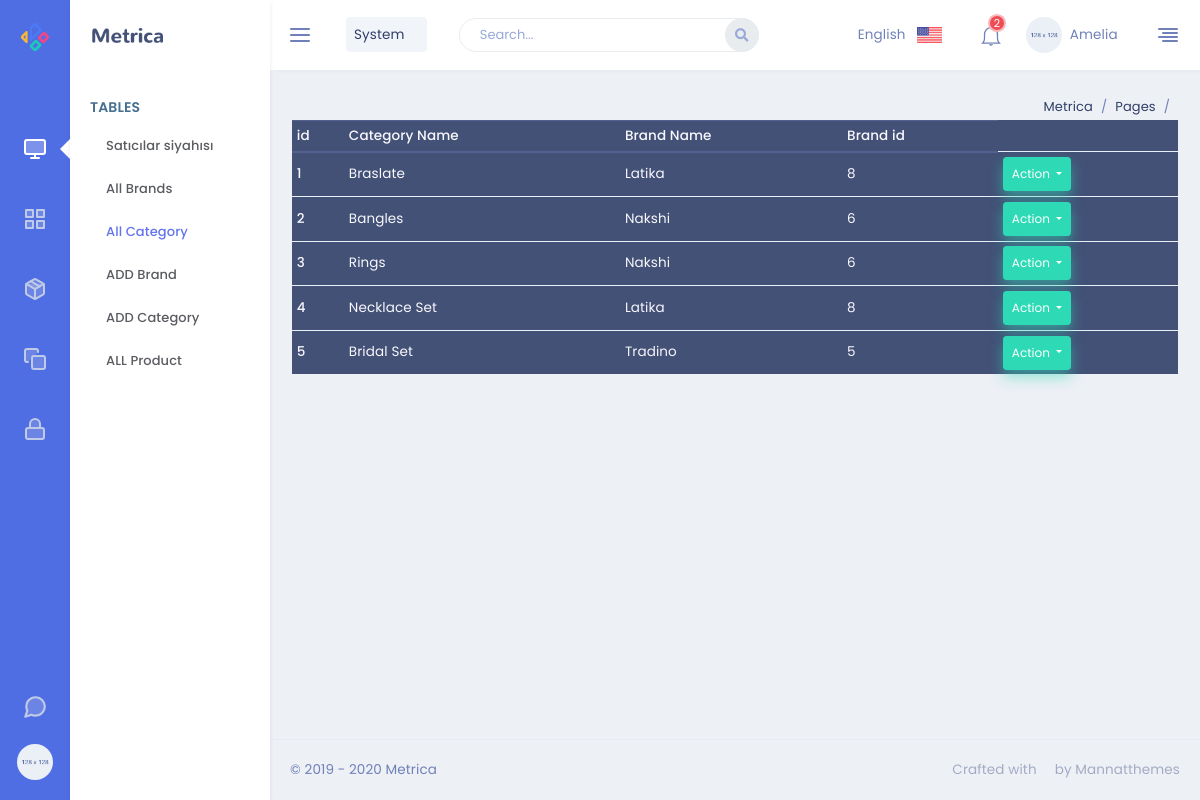
The page /admin/Category (signed in) on the database its author committed.
### Shop/collection/models.py (models this page shows)
class Category(db.Model):
    Category_id = db.Column(db.Integer, primary_key=True)
    CategoryName = db.Column(db.String(30), unique=True, nullable=False)
    products = db.relationship('Products', backref='category', lazy=True)
    brand_id=db.Column(db.Integer,db.ForeignKey('brand.Brand_id'), nullable=False)

class Brand(db.Model):
    Brand_id = db.Column(db.Integer, primary_key=True)
    BrandName = db.Column(db.String(30),unique=True,  nullable=False )
    Categories = db.relationship('Category', backref='brand', lazy=True)
    products = db.relationship('Products', backref='brand', lazy=True)

### Shop/Dashboard/routes.py (the view)
@app.route('/admin/Category', methods=['GET', 'POST'])
@login_required
def Categories():
    cats=Category.query.all()
    if current_user.email == "zaur.gyshv@gmail.com":
        return render_template('admin/Category.html',cats=cats)
    else:
        abort(403)
    return render_template('admin/Category.html' )

### Shop/Dashboard/models.py (called while the page is built)
@login_manager.user_loader
def load_user(user_id):
    return User.query.get(int(user_id))

### Shop/templates/admin/Category.html (shortened to what this page needs)
{% extends 'admin.html' %}
{% block content %}
<table class="table table-sm table-dark">
    <thead>
      <tr>
        <th scope="col">id</th>
        <th scope="col">Category Name</th>
        <th scope="col">Brand Name</th>
        <th scope="col">Brand id</th>
      </tr>
    </thead>
    <tbody>
      {% for cat in cats %}
      <tr>
        <th scope="row">{{cat.Category_id}}</th>
        <td>{{cat.CategoryName}}</td>
        <td>{{cat.brand.BrandName}}</td>
        <td>{{cat.brand_id}}</td>
        <td>
        <div class="btn-group">
        <button type="button" class="btn btn-success btn-sm dropdown-toggle" data-toggle="dropdown" aria-haspopup="true" aria-expanded="false">
        Action
        </button>
         </div>
        </td>
      </tr>
      {% endfor %}
    </tbody>
  </table>
  {% endblock content %}

### Shop/static/myFiles/css/style.css (style rules this page uses)
html, body, div, span, applet, object, iframe, h1, h2, h3, h4, h5, h6, p, blockquote, pre, a, abbr, acronym, address, big, cite, code, del, dfn, em, img, ins, kbd, q, s, samp, small, strike, strong, sub, sup, tt, var, b, u, i, center, dl, dt, dd, ol, ul, li, fieldset, form, label, legend, table, caption, tbody, tfoot, thead, tr, th, td, article, aside, canvas, details, embed, figure, figcaption, footer, header, hgroup, menu, nav, output, ruby, section, summary, time, mark, audio, video { margin: 0; padding: 0; border: 0; font-size: 100%; font: inherit; vertical-align: baseline; text-decoration: none !important; }
body { line-height: 1; }
table { border-collapse: collapse; border-spacing: 0; }
.active { color: #d2aa5c; text-decoration: none; }
body { font-family: 'Montserrat', sans-serif; background-color: #fff; }

### rows shown on the page
Category: Category_id "1", CategoryName "Braslate", brand.BrandName "Latika", brand_id "8"
Category: Category_id "2", CategoryName "Bangles", brand.BrandName "Nakshi", brand_id "6"
Category: Category_id "3", CategoryName "Rings", brand.BrandName "Nakshi", brand_id "6"
Category: Category_id "4", CategoryName "Necklace Set", brand.BrandName "Latika", brand_id "8"
Category: Category_id "5", CategoryName "Bridal Set", brand.BrandName "Tradino", brand_id "5"
